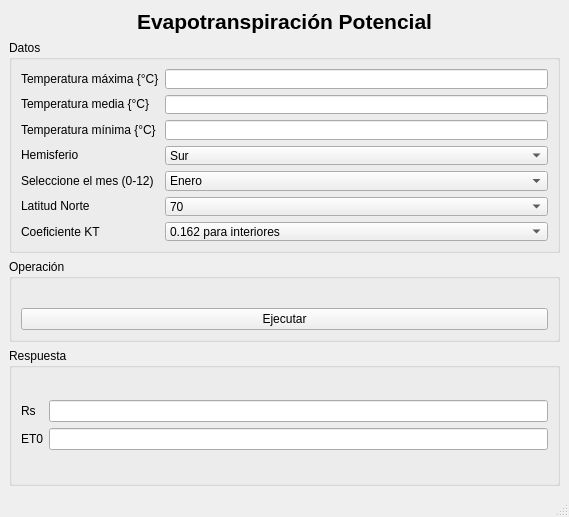
<?xml version="1.0" encoding="UTF-8"?>
<ui version="4.0">
 <class>MainWindow</class>
 <widget class="QMainWindow" name="MainWindow">
  <property name="geometry">
   <rect>
    <x>0</x>
    <y>0</y>
    <width>569</width>
    <height>511</height>
   </rect>
  </property>
  <property name="windowTitle">
   <string>Software de Evapotranspiración</string>
  </property>
  <widget class="QWidget" name="centralwidget">
   <property name="sizePolicy">
    <sizepolicy hsizetype="Maximum" vsizetype="Maximum">
     <horstretch>0</horstretch>
     <verstretch>0</verstretch>
    </sizepolicy>
   </property>
   <layout class="QVBoxLayout" name="verticalLayout_5">
    <item>
     <layout class="QVBoxLayout" name="verticalLayout_6">
      <item>
       <widget class="QLabel" name="label_11">
        <property name="sizePolicy">
         <sizepolicy hsizetype="Minimum" vsizetype="Preferred">
          <horstretch>0</horstretch>
          <verstretch>0</verstretch>
         </sizepolicy>
        </property>
        <property name="text">
         <string>&lt;html&gt;&lt;head/&gt;&lt;body&gt;&lt;p align=&quot;center&quot;&gt;&lt;span style=&quot; font-size:16pt; font-weight:600;&quot;&gt;Evapotranspiración Potencial&lt;/span&gt;&lt;/p&gt;&lt;/body&gt;&lt;/html&gt;</string>
        </property>
       </widget>
      </item>
      <item>
       <widget class="QGroupBox" name="groupBox">
        <property name="maximumSize">
         <size>
          <width>16777215</width>
          <height>213</height>
         </size>
        </property>
        <property name="title">
         <string>Datos</string>
        </property>
        <layout class="QGridLayout" name="gridLayout">
         <item row="0" column="0">
          <layout class="QHBoxLayout" name="horizontalLayout">
           <item>
            <layout class="QVBoxLayout" name="verticalLayout_2">
             <item>
              <widget class="QLabel" name="label_2">
               <property name="text">
                <string>Temperatura máxima {°C}</string>
               </property>
              </widget>
             </item>
             <item>
              <widget class="QLabel" name="label_3">
               <property name="text">
                <string>Temperatura media {°C}</string>
               </property>
              </widget>
             </item>
             <item>
              <widget class="QLabel" name="label_4">
               <property name="text">
                <string>Temperatura mínima {°C}</string>
               </property>
              </widget>
             </item>
             <item>
              <widget class="QLabel" name="label_8">
               <property name="text">
                <string>Hemisferio</string>
               </property>
              </widget>
             </item>
             <item>
              <widget class="QLabel" name="label_5">
               <property name="text">
                <string>Seleccione el mes (0-12)</string>
               </property>
              </widget>
             </item>
             <item>
              <widget class="QLabel" name="label_6">
               <property name="text">
                <string>Latitud Norte</string>
               </property>
              </widget>
             </item>
             <item>
              <widget class="QLabel" name="label_7">
               <property name="text">
                <string>Coeficiente KT</string>
               </property>
              </widget>
             </item>
            </layout>
           </item>
           <item>
            <layout class="QVBoxLayout" name="verticalLayout">
             <item>
              <widget class="QLineEdit" name="input_Line1"/>
             </item>
             <item>
              <widget class="QLineEdit" name="input_Line2"/>
             </item>
             <item>
              <widget class="QLineEdit" name="input_Line3"/>
             </item>
             <item>
              <widget class="QComboBox" name="input_Combo1">
               <item>
                <property name="text">
                 <string>Sur</string>
                </property>
               </item>
               <item>
                <property name="text">
                 <string>Norte</string>
                </property>
               </item>
              </widget>
             </item>
             <item>
              <widget class="QComboBox" name="input_Combo2">
               <item>
                <property name="text">
                 <string>Enero</string>
                </property>
               </item>
               <item>
                <property name="text">
                 <string>Febrero</string>
                </property>
               </item>
               <item>
                <property name="text">
                 <string>Marzo</string>
                </property>
               </item>
               <item>
                <property name="text">
                 <string>Abril</string>
                </property>
               </item>
               <item>
                <property name="text">
                 <string>Mayo</string>
                </property>
               </item>
               <item>
                <property name="text">
                 <string>Junio</string>
                </property>
               </item>
               <item>
                <property name="text">
                 <string>Julio</string>
                </property>
               </item>
               <item>
                <property name="text">
                 <string>Agosto</string>
                </property>
               </item>
               <item>
                <property name="text">
                 <string>Septiembre</string>
                </property>
               </item>
               <item>
                <property name="text">
                 <string>Octubre</string>
                </property>
               </item>
               <item>
                <property name="text">
                 <string>Noviembre</string>
                </property>
               </item>
               <item>
                <property name="text">
                 <string>Diciembre</string>
                </property>
               </item>
              </widget>
             </item>
             <item>
              <widget class="QComboBox" name="input_Combo3">
               <item>
                <property name="text">
                 <string>70</string>
                </property>
               </item>
               <item>
                <property name="text">
                 <string>68</string>
                </property>
               </item>
               <item>
                <property name="text">
                 <string>66</string>
                </property>
               </item>
               <item>
                <property name="text">
                 <string>64</string>
                </property>
               </item>
               <item>
                <property name="text">
                 <string>62</string>
                </property>
               </item>
               <item>
                <property name="text">
                 <string>60</string>
                </property>
               </item>
               <item>
                <property name="text">
                 <string>58</string>
                </property>
               </item>
               <item>
                <property name="text">
                 <string>56</string>
                </property>
               </item>
               <item>
                <property name="text">
                 <string>54</string>
                </property>
               </item>
               <item>
                <property name="text">
                 <string>52</string>
                </property>
               </item>
               <item>
                <property name="text">
                 <string>50</string>
                </property>
               </item>
               <item>
                <property name="text">
                 <string>48</string>
                </property>
               </item>
               <item>
                <property name="text">
                 <string>46</string>
                </property>
               </item>
               <item>
                <property name="text">
                 <string>44</string>
                </property>
               </item>
               <item>
                <property name="text">
                 <string>42</string>
                </property>
               </item>
               <item>
                <property name="text">
                 <string>40</string>
                </property>
               </item>
               <item>
                <property name="text">
                 <string>38</string>
                </property>
               </item>
               <item>
                <property name="text">
                 <string>36</string>
                </property>
               </item>
               <item>
                <property name="text">
                 <string>34</string>
                </property>
               </item>
               <item>
                <property name="text">
                 <string>32</string>
                </property>
               </item>
               <item>
                <property name="text">
                 <string>30</string>
                </property>
               </item>
               <item>
                <property name="text">
                 <string>28</string>
                </property>
               </item>
               <item>
                <property name="text">
                 <string>26</string>
                </property>
               </item>
               <item>
                <property name="text">
                 <string>24</string>
                </property>
               </item>
               <item>
                <property name="text">
                 <string>22</string>
                </property>
               </item>
               <item>
                <property name="text">
                 <string>20</string>
                </property>
               </item>
               <item>
                <property name="text">
                 <string>18</string>
                </property>
               </item>
               <item>
                <property name="text">
                 <string>16</string>
                </property>
               </item>
               <item>
                <property name="text">
                 <string>14</string>
                </property>
               </item>
               <item>
                <property name="text">
                 <string>12</string>
                </property>
               </item>
               <item>
                <property name="text">
                 <string>10</string>
                </property>
               </item>
               <item>
                <property name="text">
                 <string>08</string>
                </property>
               </item>
               <item>
                <property name="text">
                 <string>06</string>
                </property>
               </item>
               <item>
                <property name="text">
                 <string>04</string>
                </property>
               </item>
               <item>
                <property name="text">
                 <string>02</string>
                </property>
               </item>
               <item>
                <property name="text">
                 <string>00</string>
                </property>
               </item>
              </widget>
             </item>
             <item>
              <widget class="QComboBox" name="input_Combo4">
               <item>
                <property name="text">
                 <string>0.162 para interiores</string>
                </property>
               </item>
               <item>
                <property name="text">
                 <string>0.190 para regiones costeras</string>
                </property>
               </item>
              </widget>
             </item>
            </layout>
           </item>
          </layout>
         </item>
        </layout>
       </widget>
      </item>
      <item>
       <widget class="QGroupBox" name="groupBox_2">
        <property name="sizePolicy">
         <sizepolicy hsizetype="Preferred" vsizetype="Preferred">
          <horstretch>0</horstretch>
          <verstretch>0</verstretch>
         </sizepolicy>
        </property>
        <property name="minimumSize">
         <size>
          <width>0</width>
          <height>0</height>
         </size>
        </property>
        <property name="title">
         <string>Operación</string>
        </property>
        <layout class="QGridLayout" name="gridLayout_2">
         <item row="1" column="0">
          <widget class="QPushButton" name="input_Button">
           <property name="text">
            <string>Ejecutar</string>
           </property>
          </widget>
         </item>
         <item row="0" column="0">
          <widget class="QLabel" name="output_Label1">
           <property name="text">
            <string/>
           </property>
           <property name="textFormat">
            <enum>Qt::PlainText</enum>
           </property>
          </widget>
         </item>
        </layout>
       </widget>
      </item>
      <item>
       <widget class="QGroupBox" name="groupBox_3">
        <property name="minimumSize">
         <size>
          <width>0</width>
          <height>138</height>
         </size>
        </property>
        <property name="title">
         <string>Respuesta</string>
        </property>
        <layout class="QGridLayout" name="gridLayout_3">
         <item row="1" column="0">
          <layout class="QHBoxLayout" name="horizontalLayout_2">
           <item>
            <layout class="QVBoxLayout" name="verticalLayout_3">
             <item>
              <widget class="QLabel" name="label_9">
               <property name="text">
                <string>Rs</string>
               </property>
              </widget>
             </item>
             <item>
              <widget class="QLabel" name="label_10">
               <property name="text">
                <string>ET0</string>
               </property>
              </widget>
             </item>
            </layout>
           </item>
           <item>
            <layout class="QVBoxLayout" name="verticalLayout_4">
             <item>
              <widget class="QLineEdit" name="output_Line1">
               <property name="enabled">
                <bool>true</bool>
               </property>
               <property name="readOnly">
                <bool>true</bool>
               </property>
              </widget>
             </item>
             <item>
              <widget class="QLineEdit" name="output_Line2">
               <property name="readOnly">
                <bool>true</bool>
               </property>
              </widget>
             </item>
            </layout>
           </item>
          </layout>
         </item>
        </layout>
       </widget>
      </item>
     </layout>
    </item>
   </layout>
  </widget>
  <widget class="QMenuBar" name="menubar">
   <property name="geometry">
    <rect>
     <x>0</x>
     <y>0</y>
     <width>569</width>
     <height>21</height>
    </rect>
   </property>
  </widget>
  <widget class="QStatusBar" name="statusbar"/>
 </widget>
 <resources/>
 <connections/>
</ui>
